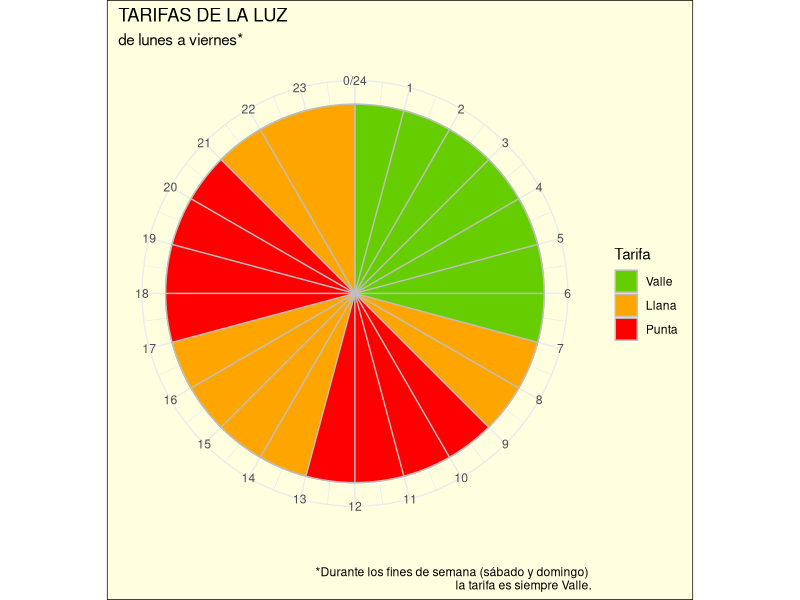

Write the R code that produced this figure.
# Second take
# Code from https://stackoverflow.com/questions/18648115/circular-time-plots-in-r-with-stacked-rose

horas <- read.csv("tramos2.csv",
                  header = TRUE)

# Reordering factor levels for a nicer plot legend
horas$Tarifa <- factor(horas$Tarifa, levels = c("Valle", "Llana", "Punta"))

library('ggplot2')

p <- ggplot(horas, aes(x = Hora, y = 1, fill = Tarifa)) +
  geom_bar(width = 2, colour = 'grey', stat = 'identity') +
  theme_minimal() +
  theme(axis.text.y = element_blank(),
        axis.title.y = element_blank(),
        plot.background = element_rect(fill = "lightyellow")) + # Background colour
  scale_fill_manual(values = c("chartreuse3", "orange", "red")) + # Colours for factors
  coord_polar(start = 0) +
  scale_x_continuous("", limits = c(0,24), breaks = seq(0,24), labels = seq(0,24)) +
  labs(title = "TARIFAS DE LA LUZ",
       subtitle = "de lunes a viernes*",
       caption = "*Durante los fines de semana (sábado y domingo) \nla tarifa es siempre Valle.")

p
